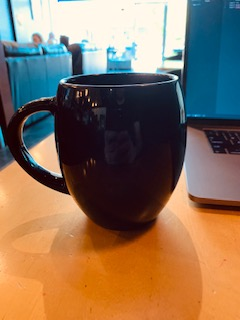
#> input picture assets/images/cup.jpg, 240 x 320 px, found by its file name
$ python 03_ocv_drawing.py
#> lines starting #> are read from the running program, lines starting #| are printed output that depends on the picture
import cv2
import numpy as np


img = cv2.imread('/Users/rmaffesoli/Documents/personal/openCV/cup.jpg', cv2.IMREAD_COLOR)
#> img is the input picture: shape (320, 240, 3); mean B, G, R 90.8, 111.6, 135.2
cv2.line(img, (0, 0), (150, 150), (255, 255, 255), 15)
cv2.rectangle(img, (15, 25), (200, 150), (255, 0, 0), 5)
cv2.circle(img, (100, 63), 55, (0, 255, 0), -1)

pts = np.array([[10, 5], [20, 30], [70, 20], [50, 10]], np.int32)
# pts = pts.reshape((-1, 1, 2))
cv2.polylines(img, [pts], True, (0, 0, 255), 3)

font = cv2.FONT_HERSHEY_SIMPLEX
cv2.putText(img, 'OpenCV Tuts!', (0, 130), font, 1, (200, 255, 255), 2, cv2.LINE_AA)
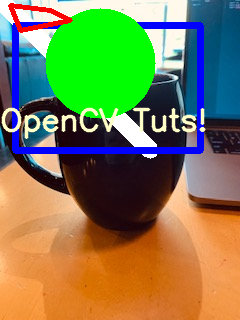
#> img: shape (320, 240, 3); mean B, G, R 82.4, 125.7, 124
cv2.imshow('image', img)
cv2.waitKey(0)
cv2.destroyAllWindows()
